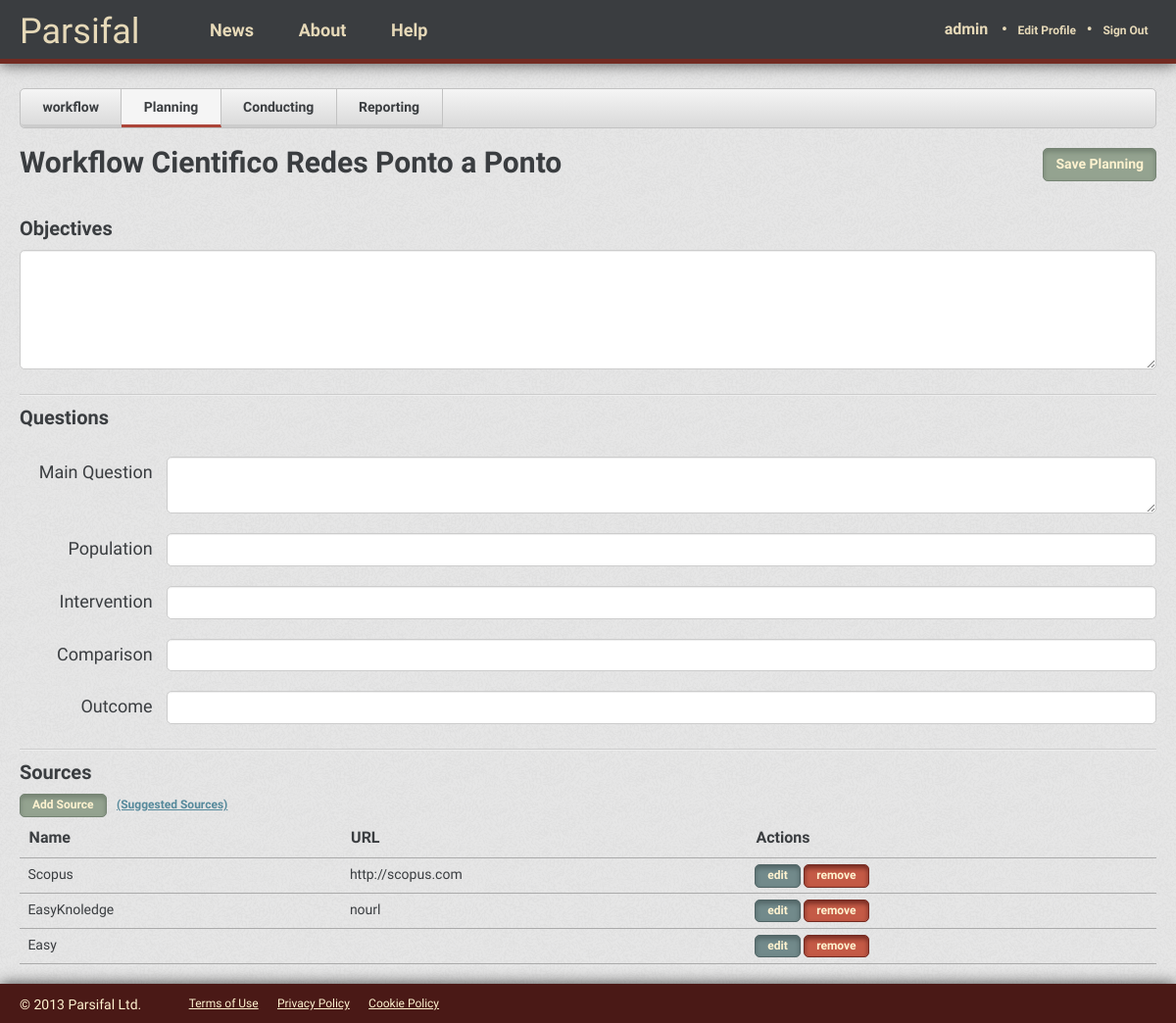
Page /vitorfs/workflow/planning/ (signed in) on the earlier database version.
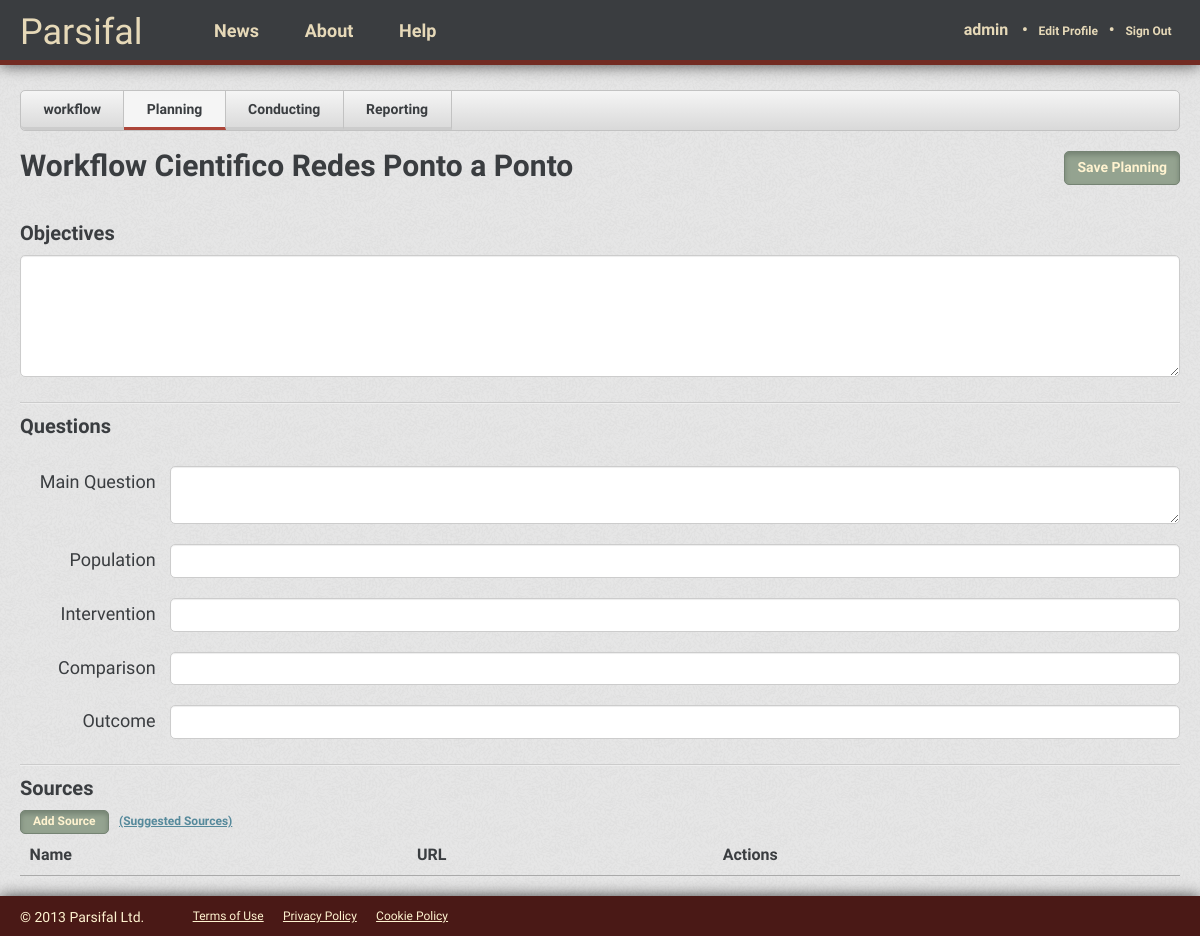
Same page on the later database version.
### reviews/models.py (models this page shows, shortened)
class Review(models.Model):
    short_name = models.CharField(max_length=50) #TODO: Change var name to Name
    title = models.CharField(max_length=200)
    description = models.CharField(max_length=500)
    user = models.ForeignKey(User) #TODO: Change var name to Author
    create_date = models.DateTimeField(auto_now_add=True, blank=True)
    last_update = models.DateTimeField()
    co_authors = models.ManyToManyField(User, related_name="co+")
    objective = models.TextField(max_length=1000, null=True)
    questions = models.ManyToManyField(Question)
    sources = models.ManyToManyField(Source)
    class Meta:
        verbose_name = "Review"
        verbose_name_plural = "Reviews"

class Source(models.Model):
    name = models.CharField(max_length=100)
    url = models.CharField(max_length=200)
    class Meta:
        verbose_name = "Source"
        verbose_name_plural = "Sources"

### reviews/views.py (the view)
@login_required
def planning(request, username, review_name):
    review = Review.objects.get(short_name=review_name)
    context = RequestContext(request, {'review': review})
    return render_to_response('reviews/planning.html', context)

### reviews/templates/reviews/planning.html (shortened to what this page needs)
{% extends 'base_app.html' %}
{% block head_extra %}
  <link href="{{ STATIC_URL }}css/review.css" rel="stylesheet" media="screen">
  <link href="{{ STATIC_URL }}css/planning.css" rel="stylesheet" media="screen">
{% endblock head_extra %}
{% block content %}
  <ul class="review-menu">
    <li><a href="/{{ review.user.username }}/{{ review.short_name }}/">{{ review.short_name }}</a></li>
    <li class="active"><a href="/{{ review.user.username }}/{{ review.short_name }}/planning/">Planning</a></li>
    <li><a href="/{{ review.user.username }}/{{ review.short_name }}/conducting/">Conducting</a></li>
    <li><a href="/{{ review.user.username }}/{{ review.short_name }}/reporting/">Reporting</a></li>
  </ul>
  <button type="button" class="btn btn-success pull-right">Save Planning</button>
  <h1>{{ review.title }}</h1>
  <form method="post" action="." class="form-block">
    <div class="form-row">
      <h2>Objectives</h2>
      <textarea rows="5"></textarea>
    </div>
  </form>
  <hr>
  <h2>Questions</h2>
  <form method="post" action="." class="form-block">
    <div class="form-row">
      <div class="label-container">
        <label for="">Main Question</label>
      </div>
      <div class="input-container">
        <textarea rows="2"></textarea>
      </div>
    </div>
    <div class="form-row">
      <div class="label-container">
        <label for="population">Population</label>
      </div>
      <div class="input-container">
        <input type="text" id="population" name="population" placeholder="">
      </div>
    </div>
    <div class="form-row">
      <div class="label-container">
        <label for="">Intervention</label>
      </div>
      <div class="input-container">
        <input type="text" id="" name="" placeholder="">
      </div>
    </div>
    <div class="form-row">
      <div class="label-container">
        <label for="">Comparison</label>
      </div>
      <div class="input-container">
        <input type="text" id="" name="" placeholder="">
      </div>
    </div>
    <div class="form-row">
      <div class="label-container">
        <label for="">Outcome</label>
      </div>
      <div class="input-container">
        <input type="text" id="" name="" placeholder="">
      </div>
    </div>
  </form>
  <hr>
  <h2>Sources</h2>
  <button type="button" class="btn btn-success btn-small" id="btn-add-source">Add Source</button>
  <button type="button" class="btn btn-link btn-small" style="margin-left: 8px;" id="btn-suggested-sources">(Suggested Sources)</button>
  <table class="table" id="tbl-sources">
    <thead>
      <tr>
        <th>Name</th>
        <th>URL</th>
        <th>Actions</th>
      </tr>
    </thead>
    <tbody>
      {% for source in review.sources.all %}
        <tr source-id="{{ source.id }}">
          <td>{{ source.name }}</td>
          <td>{{ source.url }}</td>
          <td><button type="button" class="btn btn-small">edit</button> <button type="button" class="btn btn-warning btn-small btn-remove-source">remove</a></td>
        </tr>
      {% endfor %}
    </tbody>
  </table>
{% endblock content %}

### templates/base_app.html (shortened to what this page needs)
<!DOCTYPE html>
<html>
<head>
  <link href="{{ STATIC_URL }}css/style_app.css" rel="stylesheet" media="screen">
  {% block head_extra %}
  {% endblock head_extra %}
</head>
<body>
  <header class="wrapper">
    <h1><a href="/">Parsifal</a></h1>
    <nav class="menu">
      <a href="#">News</a>
      <a href="#">About</a>
      <a href="#">Help</a>
    </nav>
    <nav class="signedin">
      <a href="/{{ user.username }}/" class="user">{{ user.username }}</a>
      <span class="bullet">&bull;</span>
      <a href="/users/profile/">Edit Profile</a>
      <span class="bullet">&bull;</span>
      <a href="/signout/">Sign Out</a>
    </nav>
  </header>
  <section class="content wrapper">
    {% block content %}
    {% endblock content %}
    <div class="push"></div>
  </section>
  <footer class="wrapper">
    <p>© 2013 Parsifal Ltd.</p>
    <ul>
      <li><a href="#">Terms of Use</a></li>
      <li><a href="#">Privacy Policy</a></li>
      <li><a href="#">Cookie Policy</a></li>
    </ul>
  </footer>
</body>
</html>

### static/css/style_app.css (style rules this page uses)
* { -moz-box-sizing: border-box; -webkit-box-sizing: border-box; box-sizing: border-box; }
html, body { height: 100%; }
body { background: url("../img/ticks.png"); color: #3A3D40; font-family: "Source Sans Pro", Tahoma, Arial, sans-serif; font-weight: 400; font-size: 62.5%; }
header { background: #3A3D40; height: 65px; border-bottom: 5px solid #732B22; position: fixed; width: 100%; box-shadow: 0 0px 15px rgba(0, 0, 0, 0.7); }
header h1 { font-family: Playball, cursive; font-size: 3.6em; float: left; padding-top: .4em; font-weight: 400; margin: 0; }
header h1 a { color: #E6D9B8; text-decoration: none; }
header nav.menu { float: left; padding-top: 2.2em; padding-left: 5em; }
header nav.menu a { padding: 0 1.2em; color: #E6D9B8; text-decoration: none; font-size: 1.8em; font-weight: bold; }
header nav.signedin { padding-top: 2.2em; float: right; }
header nav.signedin span.bullet { color: #E6D9B8; font-size: 1.6em; font-weight: bold; }
header nav.signedin a { color: #E6D9B8; text-decoration: none; font-size: 1.2em; padding: 0 .7em; font-weight: bold; }
header nav.signedin a.user { font-size: 1.6em; }
.wrapper { width: 100%; padding: 0 20px; }
.content { padding: 90px 20px 20px; min-height: 100%; height: auto !important; height: 100%; margin: 0 auto -40px; }
footer { background-color: #4A1916; height: 40px; box-shadow: 0 0px 15px rgba(0, 0, 0, 0.7); }
footer p { padding-top: 1em; color: #FFF3D0; font-size: 1.4em; font-weight: 400; float: left; margin: 0; }
footer ul { float: left; padding-top: 1.4em; padding-left: 2em; }
footer ul li { display: inline; font-size: 1.2em; padding: 0 .7em; }
footer ul li a { color: #FFF3D0; text-decoration: underline; }
.push { height: 40px; }
.pull-right { float: right; }
hr { border: none; border-top: 1px solid #CCC; border-bottom: 1px solid #EEE; }
ul { margin-left: 20px; }
ul li { font-size: 1.4em; padding: .2em 0; list-style: square; }

### reviews/static/css/review.css (style rules this page uses)
ul.review-menu { width: 100%; margin: 0; margin-bottom: 20px; padding: 0; border: 1px solid #C2C2C2; background: #F5F5F5; border-radius: 5px; background: -moz-linear-gradient(top, #F5F5F5 0%, #D9D9D9 100%); background: -webkit-linear-gradient(top, #F5F5F5 0%, #D9D9D9 100%); background: -o-linear-gradient(top, #F5F5F5 0%, #D9D9D9 100%); font-size: 0; }
ul.review-menu li { display: inline-block; list-style: none; padding: 0; font-size: 14px; border-bottom: 3px solid #CCCCCC; border-right: 1px solid #C2C2C2; }
ul.review-menu li:first-child { border-bottom-left-radius: 5px; }
ul.review-menu li a { display: block; padding: .8em 1.6em; font-weight: 600; color: #3A3D40; }
ul.review-menu li:first-child { border-top-left-radius: 5px; border-bottom-left-radius: 5px; }
ul.review-menu li.active { background: #F5F5F5; color: #666B71; border-bottom: 3px solid #AC4539; }

### static/css/button.css (style rules this page uses)
.btn { border: 1px solid #516465; border-radius: 5px; cursor: pointer; background-color: #728A8B; color: #FFF3D0; font-size: 14px; padding: 6px 12px; box-shadow: 0px 3px 5px 0px #516465 inset; display: inline-block; margin-bottom: 0; font-weight: 600; line-height: 1.4em; }
.btn-small { font-size: 12px; line-height: .8em; }
.btn-success { background-color: #94A390; border-color: #758373; box-shadow: 0px 3px 5px 0px #758373 inset; }
.btn-link { border: none; background: none; color: #55899B; text-decoration: underline; box-shadow: none; padding-left: 0; padding-right: 0; }

### static/css/table.css (style rules this page uses)
.table { width: 100%; border-collapse: collapse; border-spacing: 0; }
.table td, .table th { font-size: 1.4em; padding: .8em .6em; text-align: left; }
.table thead tr th { font-size: 1.6em; font-weight: 600; }
.table tr { border-bottom: 1px solid #AAA; }

### static/css/typography.css (style rules this page uses)
h1, h2, h3, h4, h5, h6 { font-weight: 600; }
h1 { font-size: 3em; margin-bottom: 1em; }
h2 { font-size: 2em; margin: .6em 0; }
a { color: #55899B; text-decoration: none; }
p { font-size: 1.4em; margin-bottom: .7em; }

Differences in the rows shown:
removed Source: name "Scopus", url "http://scopus.com"
removed Source: name "EasyKnoledge", url "nourl"
removed Source: name "Easy"
